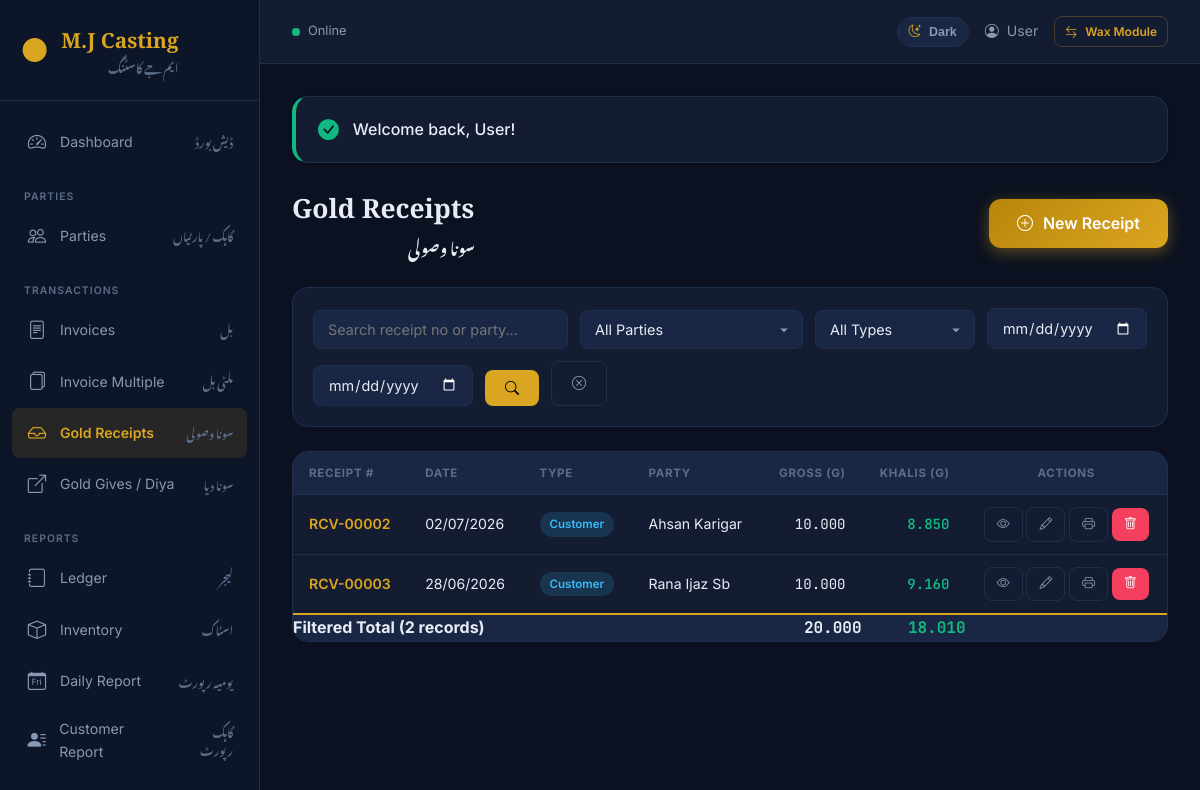
The page /gold-receipts/index.php (signed in) on the database its author committed.
### tables this page shows
CREATE TABLE `users` (
  `id` int(11) NOT NULL,
  `name` varchar(255) NOT NULL,
  `email` varchar(255) NOT NULL,
  `email_verified_at` datetime DEFAULT NULL,
  `password` varchar(255) NOT NULL,
  `remember_token` varchar(100) DEFAULT NULL,
  `created_at` timestamp NOT NULL DEFAULT current_timestamp(),
  `updated_at` timestamp NOT NULL DEFAULT current_timestamp() ON UPDATE current_timestamp()
);

CREATE TABLE `gold_receipts` (
  `id` int(11) NOT NULL,
  `receipt_no` varchar(50) NOT NULL,
  `customer_id` int(11) NOT NULL,
  `receipt_type` enum('customer','dukandar','karigar') DEFAULT 'customer',
  `receipt_date` date NOT NULL,
  `total_gross_weight` decimal(10,3) DEFAULT 0.000,
  `total_khalis_weight` decimal(10,3) DEFAULT 0.000,
  `remarks` text DEFAULT NULL,
  `created_by` int(11) DEFAULT NULL,
  `updated_by` int(11) DEFAULT NULL,
  `created_at` timestamp NOT NULL DEFAULT current_timestamp(),
  `updated_at` timestamp NOT NULL DEFAULT current_timestamp() ON UPDATE current_timestamp(),
  `deleted_at` datetime DEFAULT NULL
);

CREATE TABLE `customers` (
  `id` int(11) NOT NULL,
  `name` varchar(100) NOT NULL,
  `phone` varchar(20) DEFAULT NULL,
  `cnic` varchar(30) DEFAULT NULL,
  `address` text DEFAULT NULL,
  `city` varchar(50) DEFAULT NULL,
  `opening_balance` decimal(15,2) DEFAULT 0.00,
  `status` enum('active','inactive') DEFAULT 'active',
  `party_type` enum('customer','dukandar','karigar') DEFAULT 'customer',
  `created_at` timestamp NOT NULL DEFAULT current_timestamp(),
  `updated_at` timestamp NOT NULL DEFAULT current_timestamp() ON UPDATE current_timestamp(),
  `deleted_at` datetime DEFAULT NULL
);

### config.php (called while the page is built, shortened)
<?php
function getDB(): PDO {
    static $pdo = null;
    if ($pdo === null) {
        try {
            $pdo = new PDO(
                "mysql:host=" . DB_HOST . ";dbname=" . DB_NAME . ";charset=utf8mb4",
                DB_USER,
                DB_PASS,
                [
                    PDO::ATTR_ERRMODE => PDO::ERRMODE_EXCEPTION,
                    PDO::ATTR_DEFAULT_FETCH_MODE => PDO::FETCH_ASSOC,
                    PDO::ATTR_EMULATE_PREPARES => false,
                ]
            );
        } catch (PDOException $e) {
            die("Database connection failed: " . $e->getMessage());
        }
    }
    return $pdo;
}
function isLoggedIn(): bool {
    return isset($_SESSION['user_id']);
}
function getCurrentUser(): ?array {
    $stmt = getDB()->prepare("SELECT id, name, email FROM users WHERE id = ?");
    $stmt->execute([$_SESSION['user_id']]);
    return $stmt->fetch() ?: null;
}
function getBaseUrl(): string {
    $protocol = (!empty($_SERVER['HTTPS']) && $_SERVER['HTTPS'] !== 'off') ? 'https://' : 'http://';
    $host = $_SERVER['HTTP_HOST'] ?? 'localhost';
    $scriptPath = $_SERVER['SCRIPT_NAME'];
    $pos = strpos($scriptPath, '/mjcasting/');
    if ($pos !== false) {
        $basePath = substr($scriptPath, 0, $pos + strlen('/mjcasting/'));
    } else {
        $basePath = rtrim(dirname($scriptPath), '/\\') . '/';
    }
    return $protocol . $host . $basePath;
}
function url(string $path = ''): string {
    return getBaseUrl() . ltrim($path, '/');
}
function getFlash(): ?array {
    if (isset($_SESSION['flash'])) {
        $flash = $_SESSION['flash'];
        return $flash;
    }
    return null;
}
function query(string $key, $default = null) {
    return $_GET[$key] ?? $default;
}
function formatDate(string $date, string $format = 'd/m/Y'): string {
    $ts = strtotime($date);
    return $ts ? date($format, $ts) : $date;
}

### gold-receipts/index.php (the view, shortened to what this page needs)
<?php
require_once __DIR__ . '/../config.php';
$db = getDB();
$search = query('search', '');
$fromDate = query('from_date', '');
$toDate = query('to_date', '');
$page = max(1, (int) query('page', 1));
$perPage = 25;
$countSql = "SELECT COUNT(*) FROM gold_receipts r LEFT JOIN customers c ON c.id = r.customer_id WHERE r.deleted_at IS NULL";
$sql = "SELECT r.*, c.name as customer_name FROM gold_receipts r LEFT JOIN customers c ON c.id = r.customer_id WHERE r.deleted_at IS NULL";
$params = [];
$total = $db->prepare($countSql);
$total->execute($params);
$totalCount = $total->fetchColumn();
$lastPage = max(1, ceil($totalCount / $perPage));
$page = min($page, $lastPage);
$offset = ($page - 1) * $perPage;
$totalsSql = str_replace('SELECT r.*, c.name as customer_name', 'SELECT COALESCE(SUM(r.total_gross_weight),0) AS total_gross, COALESCE(SUM(r.total_khalis_weight),0) AS total_khalis', $sql);
$totalsStmt = $db->prepare($totalsSql);
$totalsStmt->execute($params);
$listTotals = $totalsStmt->fetch() ?: ['total_gross'=>0,'total_khalis'=>0];
$sql .= " ORDER BY r.receipt_date DESC, r.id DESC LIMIT $perPage OFFSET $offset";
$stmt = $db->prepare($sql);
$stmt->execute($params);
$receipts = $stmt->fetchAll();
require_once __DIR__ . '/../includes/header.php';
?>
<div class="page-header">
    <div class="page-title-group">
        <h1>Gold Receipts</h1>
        <p class="font-urdu" style="margin-top:4px;">سونا وصولی</p>
    </div>
    <div class="page-actions">
        <a href="<?= url('gold-receipts/create.php') ?>" class="btn btn-gold">
            <i class="bi bi-plus-circle"></i> New Receipt
        </a>
    </div>
</div>
<form method="GET" class="filter-bar">
    <div class="form-group" style="flex:1;">
        <input type="text" name="search" class="form-control" placeholder="Search receipt no or party..." value="<?= htmlspecialchars($search) ?>">
    </div>
    <div class="form-group">
        <select name="customer_id" class="form-control" onchange="this.form.submit()">
            <option value="">All Parties</option>
        </select>
    </div>
    <div class="form-group">
        <select name="receipt_type" class="form-control" onchange="this.form.submit()">
            <option value="">All Types</option>
        </select>
    </div>
    <div class="form-group">
        <input type="date" name="from_date" class="form-control" value="<?= htmlspecialchars($fromDate) ?>">
    </div>
    <div class="form-group">
        <input type="date" name="to_date" class="form-control" value="<?= htmlspecialchars($toDate) ?>">
    </div>
    <button type="submit" class="btn btn-primary"><i class="bi bi-search"></i></button>
    <a href="<?= url('gold-receipts/index.php') ?>" class="btn btn-outline"><i class="bi bi-x-circle"></i></a>
</form>
<div class="table-container">
    <table>
        <thead>
            <tr>
                <th>Receipt #</th>
                <th>Date</th>
                <th>Type</th>
                <th>Party</th>
                <th class="text-right">Gross (g)</th>
                <th class="text-right">Khalis (g)</th>
                <th class="text-center">Actions</th>
            </tr>
        </thead>
        <tbody>
            <?php if (empty($receipts)): ?>
                <tr><td colspan="7" class="text-center text-muted">No receipts found</td></tr>
            <?php else: ?>
                <?php foreach ($receipts as $r): ?>
                <tr>
                    <td><a href="<?= url('gold-receipts/show.php?id=' . $r['id']) ?>" style="color:var(--gold-primary);text-decoration:none;font-weight:600;"><?= htmlspecialchars($r['receipt_no']) ?></a></td>
                    <td><?= formatDate($r['receipt_date']) ?></td>
                    <td><span class="badge bg-info"><?= ucfirst($r['receipt_type']) ?></span></td>
                    <td><?= htmlspecialchars($r['customer_name'] ?? 'N/A') ?></td>
                    <td class="text-right mono"><?= number_format($r['total_gross_weight'], 3) ?></td>
                    <td class="text-right mono" style="color:var(--success);font-weight:600;"><?= number_format($r['total_khalis_weight'], 3) ?></td>
                    <td class="text-center" style="white-space:nowrap;">
                        <a href="<?= url('gold-receipts/show.php?id=' . $r['id']) ?>" class="btn btn-sm btn-outline"><i class="bi bi-eye"></i></a>
                        <a href="<?= url('gold-receipts/edit.php?id=' . $r['id']) ?>" class="btn btn-sm btn-outline"><i class="bi bi-pencil"></i></a>
                        <a href="<?= url('gold-receipts/print.php?id=' . $r['id']) ?>" class="btn btn-sm btn-outline" title="Print"><i class="bi bi-printer"></i></a>
                        <a href="<?= url('gold-receipts/delete.php?id=' . $r['id']) ?>" class="btn btn-sm btn-danger" title="Delete" onclick="return confirm('Delete receipt <?= htmlspecialchars($r['receipt_no']) ?>?')"><i class="bi bi-trash"></i></a>
                    </td>
                </tr>
                <?php endforeach; ?>
            <?php endif; ?>
        </tbody>
        <tfoot>
            <tr style="font-weight:700;background:var(--bg-surface);border-top:2px solid var(--gold-primary);">
                <td colspan="4">Filtered Total (<?= number_format((float)$totalCount) ?> records)</td>
                <td class="text-right mono"><?= number_format($listTotals['total_gross'], 3) ?></td>
                <td class="text-right mono" style="color:var(--success);"><?= number_format($listTotals['total_khalis'], 3) ?></td>
                <td></td>
            </tr>
        </tfoot>
    </table>
</div>
<?php require_once __DIR__ . '/../includes/footer.php'; ?>

### includes/header.php (shortened to what this page needs)
<!DOCTYPE html>
<html lang="en">
<head>
    <link rel="stylesheet" href="https://cdn.jsdelivr.net/npm/bootstrap-icons@1.11.3/font/bootstrap-icons.min.css">
    <link rel="stylesheet" href="<?= url('assets/css/style.css') ?>">
</head>
<body>
    <?php $currentUser = getCurrentUser(); ?>
    <?php if (!isset($hideSidebar)): ?>
    <aside class="sidebar" id="sidebar">
        <div class="sidebar-header">
            <div class="logo">
                <span class="logo-icon">&#9679;</span>
                <div class="logo-text">
                    <span class="logo-title">M.J Casting</span>
                    <span class="logo-subtitle font-urdu">ایم جے کاسٹنگ</span>
                </div>
            </div>
        </div>
        <nav class="sidebar-nav">
            <a href="<?= url('dashboard.php') ?>" class="nav-item <?= basename($_SERVER['PHP_SELF']) === 'dashboard.php' ? 'active' : '' ?>">
                <i class="bi bi-speedometer2"></i>
                <span>Dashboard</span>
                <span class="font-urdu nav-urdu">ڈیش بورڈ</span>
            </a>
            <div class="nav-section-label">Parties</div>
            <a href="<?= url('customers/index.php') ?>" class="nav-item <?= strpos($_SERVER['PHP_SELF'], 'customers') !== false ? 'active' : '' ?>">
                <i class="bi bi-people"></i>
                <span>Parties</span>
                <span class="font-urdu nav-urdu">گاہک / پارٹیاں</span>
            </a>
            <div class="nav-section-label">Transactions</div>
            <a href="<?= url('invoices/index.php') ?>" class="nav-item <?= (strpos($_SERVER['PHP_SELF'], 'invoices') !== false && strpos($_SERVER['PHP_SELF'], 'invoice-multiple') === false) ? 'active' : '' ?>">
                <i class="bi bi-file-text"></i>
                <span>Invoices</span>
                <span class="font-urdu nav-urdu">بل</span>
            </a>
            <a href="<?= url('invoice-multiple/index.php') ?>" class="nav-item <?= strpos($_SERVER['PHP_SELF'], 'invoice-multiple') !== false ? 'active' : '' ?>">
                <i class="bi bi-files"></i>
                <span>Invoice Multiple</span>
                <span class="font-urdu nav-urdu">ملٹی بل</span>
            </a>
            <a href="<?= url('gold-receipts/index.php') ?>" class="nav-item <?= strpos($_SERVER['PHP_SELF'], 'gold-receipts') !== false ? 'active' : '' ?>">
                <i class="bi bi-inbox"></i>
                <span>Gold Receipts</span>
                <span class="font-urdu nav-urdu">سونا وصولی</span>
            </a>
            <a href="<?= url('gold-gives/index.php') ?>" class="nav-item <?= strpos($_SERVER['PHP_SELF'], 'gold-gives') !== false ? 'active' : '' ?>">
                <i class="bi bi-box-arrow-up-right"></i>
                <span>Gold Gives / Diya</span>
                <span class="font-urdu nav-urdu">سونا دیا</span>
            </a>
            <div class="nav-section-label">Reports</div>
            <a href="<?= url('ledger/index.php') ?>" class="nav-item <?= strpos($_SERVER['PHP_SELF'], 'ledger') !== false ? 'active' : '' ?>">
                <i class="bi bi-journal"></i>
                <span>Ledger</span>
                <span class="font-urdu nav-urdu">لیجر</span>
            </a>
            <a href="<?= url('inventory/index.php') ?>" class="nav-item <?= strpos($_SERVER['PHP_SELF'], 'inventory') !== false ? 'active' : '' ?>">
                <i class="bi bi-box"></i>
                <span>Inventory</span>
                <span class="font-urdu nav-urdu">اسٹاک</span>
            </a>
            <a href="<?= url('reports/daily.php') ?>" class="nav-item <?= strpos($_SERVER['PHP_SELF'], 'reports/daily') !== false ? 'active' : '' ?>">
                <i class="bi bi-calendar-day"></i>
                <span>Daily Report</span>
                <span class="font-urdu nav-urdu">یومیہ رپورٹ</span>
            </a>
            <a href="<?= url('reports/customer.php') ?>" class="nav-item <?= strpos($_SERVER['PHP_SELF'], 'reports/customer') !== false ? 'active' : '' ?>">
                <i class="bi bi-person-lines-fill"></i>
                <span>Customer Report</span>
                <span class="font-urdu nav-urdu">گاہک رپورٹ</span>
            </a>
            <div class="nav-section-label">System</div>
        </nav>
    </aside>
    <div class="main-wrapper">
        <header class="top-header">
            <div class="header-left">
                <div class="online-status">
                    <span class="online-dot" id="online-dot"></span>
                    <span id="online-text">Online</span>
                </div>
            </div>
            <div class="header-right">
                <button type="button" class="theme-toggle" id="theme-toggle" onclick="window.toggleMjTheme && window.toggleMjTheme()" title="Toggle light / dark theme" aria-label="Toggle theme">
                    <i class="bi bi-moon-stars" id="theme-toggle-icon"></i>
                    <span id="theme-toggle-text">Dark</span>
                </button>
                <span class="header-user">
                    <i class="bi bi-person-circle"></i>
                    <?= htmlspecialchars($currentUser['name'] ?? 'User') ?>
                </span>
                <a href="<?= url('wax/index.php') ?>" class="btn btn-sm btn-outline" style="font-size:0.75rem;padding:5px 10px;color:var(--gold-primary);border-color:var(--gold-muted);">
                    <i class="bi bi-arrow-left-right"></i> Wax Module
                </a>
            </div>
        </header>
        <main class="content-area">
            <?php if ($flash = getFlash()): ?>
                <div class="card flash-<?= $flash['type'] ?>" style="border-left: 4px solid <?= $flash['type'] === 'success' ? 'var(--success)' : 'var(--error)' ?>; padding: 16px 22px; margin-bottom: 24px;">
                    <div style="display: flex; align-items: center; gap: 14px;">
                        <i class="bi bi-<?= $flash['type'] === 'success' ? 'check-circle-fill' : 'exclamation-triangle-fill' ?>" style="color: <?= $flash['type'] === 'success' ? 'var(--success)' : 'var(--error)' ?>; font-size: 1.3rem;"></i>
                        <span style="font-weight: 500;"><?= htmlspecialchars($flash['message']) ?></span>
                    </div>
                </div>
            <?php endif; ?>
    <?php endif; ?>

### rows shown on the page
users: name "User"
gold_receipts: receipt_no "RCV-00002", receipt_date "02/07/2026", receipt_type "Customer", customer.name "Ahsan Karigar", total_gross_weight "10.000", total_khalis_weight "8.850"
gold_receipts: receipt_no "RCV-00003", receipt_date "28/06/2026", receipt_type "Customer", customer.name "Rana Ijaz Sb", total_gross_weight "10.000", total_khalis_weight "9.160"

### other values the page prints
$flash['message'] "Welcome back, User!"
$totalCount "2"
$listTotals['total_gross'] "20.000"
$listTotals['total_khalis'] "18.010"
